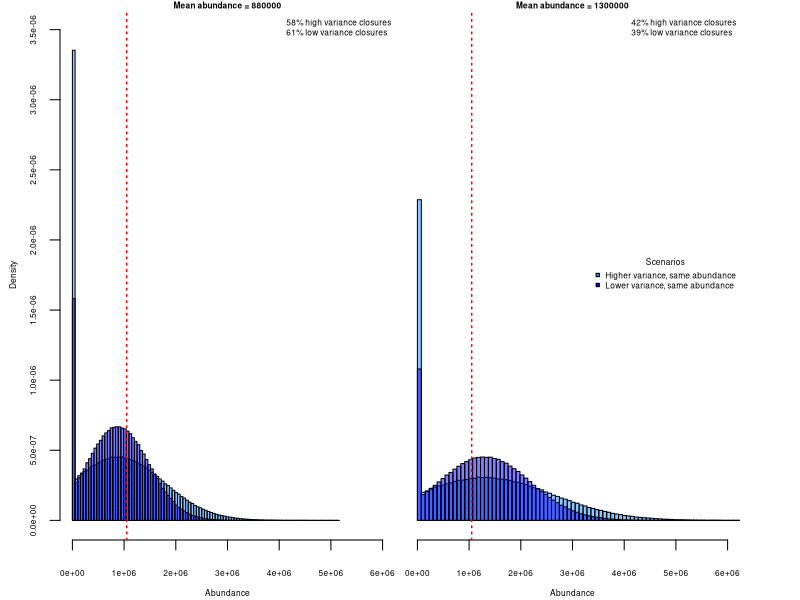

Reproduce this figure in R.
txtSize <- 0.5
Corner_text <- function(text, location="topright",...)
{
  legend(location,legend=text, bty ="n", pch=NA,...)
}


jpeg("comparing time periods.jpeg",width=7,height=4,units="in",res=800)
escape1 <- 0.88e6
escape2 <- 0.88e6
cv1 <- 1.005
cv2 <- 0.677
thresh <- 1.05e6
escape1.boot <- pmax(0,rnorm(1e6,mean=escape1,sd=cv1*escape1))
escape2.boot <- pmax(0,rnorm(1e6,mean=escape2,sd=cv2*escape2))

brk.seq <- seq(min(escape1.boot,escape2.boot)-1,max(escape2.boot,escape1.boot)+1,length=100)

layout(matrix(1:2,ncol=2))
par(mar=c(3,2,1,0),mai=c(0.6,0.6,0.1,0.05))
hist(escape1.boot,breaks=brk.seq,col=adjustcolor("dodgerblue",0.5),freq=FALSE,ylim=c(0,35e-7),main=paste("Mean abundance = ",escape1,sep=""),xlab="",cex.axis=txtSize,cex.lab=txtSize,cex.main=txtSize,xlim=c(0,6e6),ylab="")
mtext("Abundance",side=1,line=2,cex=txtSize)
mtext("Density",side=2,line=2,cex=txtSize)
hist(escape2.boot,breaks=brk.seq,col=adjustcolor("blue",0.5),add=TRUE,freq=FALSE)
perc_clos1 <- round(100*sum(escape1.boot<=thresh)/length(escape1.boot),0)
perc_clos2 <- round(100*sum(escape2.boot<=thresh)/length(escape2.boot),0)
Corner_text(paste(perc_clos1,"% high variance closures","\n",perc_clos2,"% low variance closures",sep=""),"topright",cex=txtSize)
abline(v=thresh,lwd=3*txtSize,lty=3,col="red")

escape1 <- 1.3e6
escape2 <- 1.3e6
cv1 <- 1.005
cv2 <- 0.677
thresh <- 1.05e6
escape1.boot <- pmax(0,rnorm(1e6,mean=escape1,sd=cv1*escape1))
escape2.boot <- pmax(0,rnorm(1e6,mean=escape2,sd=cv2*escape2))

brk.seq <- seq(min(escape1.boot,escape2.boot)-1,max(escape2.boot,escape1.boot)+1,length=100)
par(mar=c(0,2,1,3),mai=c(0.6,0.05,0.1,0.6))
hist(escape1.boot,breaks=brk.seq,col=adjustcolor("dodgerblue",0.5),freq=FALSE,ylim=c(0,35e-7),main=paste("Mean abundance = ",escape1,sep=""),xlab="",cex.axis=txtSize,cex.lab=txtSize,cex.main=txtSize,xlim=c(0,6e6),yaxt="n")
mtext("Abundance",side=1,line=2,cex=txtSize)

hist(escape2.boot,breaks=brk.seq,col=adjustcolor("blue",0.5),add=TRUE,freq=FALSE)
perc_clos1 <- round(100*sum(escape1.boot<=thresh)/length(escape1.boot),0)
perc_clos2 <- round(100*sum(escape2.boot<=thresh)/length(escape2.boot),0)
Corner_text(paste(perc_clos1,"% high variance closures","\n",perc_clos2,"% low variance closures",sep=""),"topright",cex=txtSize)
legend("right",c("Higher variance, same abundance","Lower variance, same abundance"),pch=22,pt.bg=c("dodgerblue","blue"),bty="n",title="Scenarios",cex=txtSize)
abline(v=thresh,lwd=3*txtSize,lty=3,col="red")
dev.off()